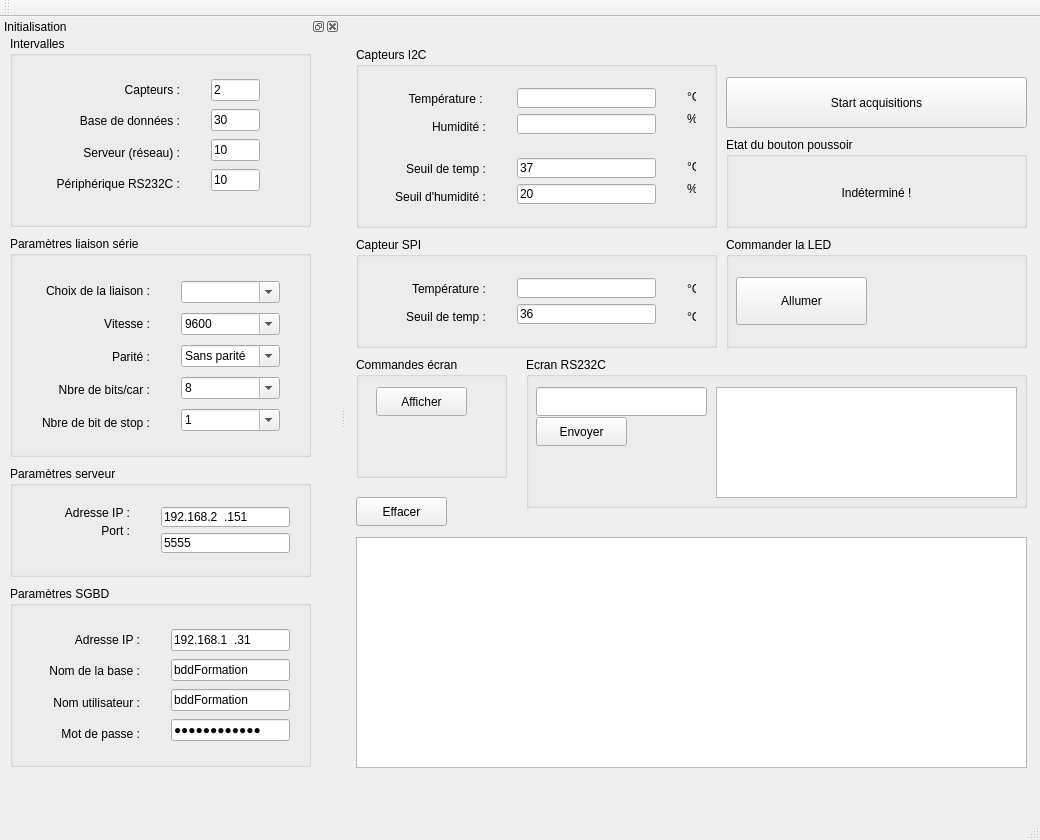
<?xml version="1.0" encoding="UTF-8"?>
<ui version="4.0">
 <class>CGui</class>
 <widget class="QMainWindow" name="CGui">
  <property name="geometry">
   <rect>
    <x>0</x>
    <y>0</y>
    <width>1040</width>
    <height>840</height>
   </rect>
  </property>
  <property name="minimumSize">
   <size>
    <width>1040</width>
    <height>840</height>
   </size>
  </property>
  <property name="windowTitle">
   <string>Formation Qt C++ (PhA-2024 v2.0)</string>
  </property>
  <widget class="QWidget" name="centralWidget">
   <widget class="QGroupBox" name="gbCapteurs">
    <property name="geometry">
     <rect>
      <x>10</x>
      <y>30</y>
      <width>361</width>
      <height>181</height>
     </rect>
    </property>
    <property name="title">
     <string>Capteurs I2C</string>
    </property>
    <widget class="QWidget" name="layoutWidget">
     <property name="geometry">
      <rect>
       <x>150</x>
       <y>30</y>
       <width>161</width>
       <height>68</height>
      </rect>
     </property>
     <layout class="QVBoxLayout" name="vlI2c">
      <item>
       <widget class="QLineEdit" name="leTempI2c">
        <property name="readOnly">
         <bool>true</bool>
        </property>
       </widget>
      </item>
      <item>
       <widget class="QLineEdit" name="leHumI2c">
        <property name="readOnly">
         <bool>true</bool>
        </property>
       </widget>
      </item>
     </layout>
    </widget>
    <widget class="QWidget" name="layoutWidget">
     <property name="geometry">
      <rect>
       <x>150</x>
       <y>100</y>
       <width>161</width>
       <height>68</height>
      </rect>
     </property>
     <layout class="QVBoxLayout" name="vlValSeuils">
      <item>
       <widget class="QLineEdit" name="leSeuilTempI2c">
        <property name="text">
         <string>37</string>
        </property>
       </widget>
      </item>
      <item>
       <widget class="QLineEdit" name="leSeuilHumI2c">
        <property name="text">
         <string>20</string>
        </property>
       </widget>
      </item>
     </layout>
    </widget>
    <widget class="QWidget" name="layoutWidget">
     <property name="geometry">
      <rect>
       <x>10</x>
       <y>100</y>
       <width>131</width>
       <height>71</height>
      </rect>
     </property>
     <layout class="QVBoxLayout" name="vlSeuils">
      <item>
       <widget class="QLabel" name="label_24">
        <property name="text">
         <string>Seuil de temp :</string>
        </property>
        <property name="alignment">
         <set>Qt::AlignmentFlag::AlignRight|Qt::AlignmentFlag::AlignTrailing|Qt::AlignmentFlag::AlignVCenter</set>
        </property>
       </widget>
      </item>
      <item>
       <widget class="QLabel" name="label_25">
        <property name="text">
         <string>Seuil d'humidité :</string>
        </property>
        <property name="alignment">
         <set>Qt::AlignmentFlag::AlignRight|Qt::AlignmentFlag::AlignTrailing|Qt::AlignmentFlag::AlignVCenter</set>
        </property>
       </widget>
      </item>
     </layout>
    </widget>
    <widget class="QWidget" name="verticalLayoutWidget_8">
     <property name="geometry">
      <rect>
       <x>10</x>
       <y>30</y>
       <width>131</width>
       <height>71</height>
      </rect>
     </property>
     <layout class="QVBoxLayout" name="vlLI2c">
      <item>
       <widget class="QLabel" name="label">
        <property name="text">
         <string>Température : </string>
        </property>
        <property name="alignment">
         <set>Qt::AlignmentFlag::AlignRight|Qt::AlignmentFlag::AlignTrailing|Qt::AlignmentFlag::AlignVCenter</set>
        </property>
       </widget>
      </item>
      <item>
       <widget class="QLabel" name="label_2">
        <property name="text">
         <string>Humidité :</string>
        </property>
        <property name="alignment">
         <set>Qt::AlignmentFlag::AlignRight|Qt::AlignmentFlag::AlignTrailing|Qt::AlignmentFlag::AlignVCenter</set>
        </property>
       </widget>
      </item>
     </layout>
    </widget>
    <widget class="QWidget" name="verticalLayoutWidget_9">
     <property name="geometry">
      <rect>
       <x>320</x>
       <y>30</y>
       <width>31</width>
       <height>61</height>
      </rect>
     </property>
     <layout class="QVBoxLayout" name="vlI2cL">
      <item>
       <widget class="QLabel" name="label_11">
        <property name="text">
         <string>°C</string>
        </property>
       </widget>
      </item>
      <item>
       <widget class="QLabel" name="label_12">
        <property name="text">
         <string>%</string>
        </property>
       </widget>
      </item>
     </layout>
    </widget>
    <widget class="QWidget" name="verticalLayoutWidget_12">
     <property name="geometry">
      <rect>
       <x>320</x>
       <y>100</y>
       <width>31</width>
       <height>61</height>
      </rect>
     </property>
     <layout class="QVBoxLayout" name="vlI2cL_2">
      <item>
       <widget class="QLabel" name="label_32">
        <property name="text">
         <string>°C</string>
        </property>
       </widget>
      </item>
      <item>
       <widget class="QLabel" name="label_33">
        <property name="text">
         <string>%</string>
        </property>
       </widget>
      </item>
     </layout>
    </widget>
   </widget>
   <widget class="QPushButton" name="pbStartStop">
    <property name="geometry">
     <rect>
      <x>380</x>
      <y>60</y>
      <width>301</width>
      <height>51</height>
     </rect>
    </property>
    <property name="text">
     <string>Start acquisitions</string>
    </property>
   </widget>
   <widget class="QGroupBox" name="gbLed">
    <property name="geometry">
     <rect>
      <x>380</x>
      <y>220</y>
      <width>301</width>
      <height>111</height>
     </rect>
    </property>
    <property name="title">
     <string>Commander la LED</string>
    </property>
    <widget class="QPushButton" name="pbOnOffLed">
     <property name="geometry">
      <rect>
       <x>10</x>
       <y>40</y>
       <width>131</width>
       <height>48</height>
      </rect>
     </property>
     <property name="text">
      <string>Allumer</string>
     </property>
    </widget>
    <widget class="QLabel" name="laNoir">
     <property name="geometry">
      <rect>
       <x>230</x>
       <y>40</y>
       <width>51</width>
       <height>51</height>
      </rect>
     </property>
     <property name="text">
      <string/>
     </property>
     <property name="pixmap">
      <pixmap>noir.gif</pixmap>
     </property>
     <property name="scaledContents">
      <bool>true</bool>
     </property>
    </widget>
    <widget class="QLabel" name="laRouge">
     <property name="geometry">
      <rect>
       <x>230</x>
       <y>40</y>
       <width>51</width>
       <height>51</height>
      </rect>
     </property>
     <property name="text">
      <string/>
     </property>
     <property name="pixmap">
      <pixmap>rouge.png</pixmap>
     </property>
     <property name="scaledContents">
      <bool>true</bool>
     </property>
    </widget>
    <zorder>laRouge</zorder>
    <zorder>laNoir</zorder>
    <zorder>pbOnOffLed</zorder>
   </widget>
   <widget class="QTextEdit" name="teTexte">
    <property name="geometry">
     <rect>
      <x>10</x>
      <y>520</y>
      <width>671</width>
      <height>231</height>
     </rect>
    </property>
    <property name="readOnly">
     <bool>true</bool>
    </property>
   </widget>
   <widget class="QGroupBox" name="gbCapteurSpi">
    <property name="geometry">
     <rect>
      <x>10</x>
      <y>220</y>
      <width>361</width>
      <height>111</height>
     </rect>
    </property>
    <property name="title">
     <string>Capteur SPI</string>
    </property>
    <widget class="QWidget" name="verticalLayoutWidget">
     <property name="geometry">
      <rect>
       <x>150</x>
       <y>30</y>
       <width>161</width>
       <height>68</height>
      </rect>
     </property>
     <layout class="QVBoxLayout" name="vlSpi">
      <item>
       <widget class="QLineEdit" name="leTempSpi">
        <property name="readOnly">
         <bool>true</bool>
        </property>
       </widget>
      </item>
      <item>
       <widget class="QLineEdit" name="leSeuilTempSpi">
        <property name="text">
         <string>36</string>
        </property>
       </widget>
      </item>
     </layout>
    </widget>
    <widget class="QLabel" name="label_28">
     <property name="geometry">
      <rect>
       <x>540</x>
       <y>60</y>
       <width>51</width>
       <height>39</height>
      </rect>
     </property>
     <property name="text">
      <string>°C</string>
     </property>
    </widget>
    <widget class="QLabel" name="label_29">
     <property name="geometry">
      <rect>
       <x>540</x>
       <y>110</y>
       <width>51</width>
       <height>39</height>
      </rect>
     </property>
     <property name="text">
      <string>°C</string>
     </property>
    </widget>
    <widget class="QWidget" name="verticalLayoutWidget_10">
     <property name="geometry">
      <rect>
       <x>10</x>
       <y>30</y>
       <width>131</width>
       <height>71</height>
      </rect>
     </property>
     <layout class="QVBoxLayout" name="vlLSpi">
      <item>
       <widget class="QLabel" name="label_26">
        <property name="text">
         <string>Température :</string>
        </property>
        <property name="alignment">
         <set>Qt::AlignmentFlag::AlignRight|Qt::AlignmentFlag::AlignTrailing|Qt::AlignmentFlag::AlignVCenter</set>
        </property>
       </widget>
      </item>
      <item>
       <widget class="QLabel" name="label_27">
        <property name="text">
         <string>Seuil de temp :</string>
        </property>
        <property name="alignment">
         <set>Qt::AlignmentFlag::AlignRight|Qt::AlignmentFlag::AlignTrailing|Qt::AlignmentFlag::AlignVCenter</set>
        </property>
       </widget>
      </item>
     </layout>
    </widget>
    <widget class="QWidget" name="verticalLayoutWidget_11">
     <property name="geometry">
      <rect>
       <x>320</x>
       <y>30</y>
       <width>31</width>
       <height>71</height>
      </rect>
     </property>
     <layout class="QVBoxLayout" name="vlSpiL">
      <item>
       <widget class="QLabel" name="label_30">
        <property name="text">
         <string>°C</string>
        </property>
       </widget>
      </item>
      <item>
       <widget class="QLabel" name="label_31">
        <property name="text">
         <string>°C</string>
        </property>
       </widget>
      </item>
     </layout>
    </widget>
   </widget>
   <widget class="QGroupBox" name="gbBouton">
    <property name="geometry">
     <rect>
      <x>380</x>
      <y>120</y>
      <width>301</width>
      <height>91</height>
     </rect>
    </property>
    <property name="title">
     <string>Etat du bouton poussoir</string>
    </property>
    <widget class="QLabel" name="lEtatBouton">
     <property name="geometry">
      <rect>
       <x>20</x>
       <y>40</y>
       <width>261</width>
       <height>31</height>
      </rect>
     </property>
     <property name="text">
      <string>Indéterminé !</string>
     </property>
     <property name="alignment">
      <set>Qt::AlignmentFlag::AlignCenter</set>
     </property>
    </widget>
   </widget>
   <widget class="QGroupBox" name="gbLcd">
    <property name="geometry">
     <rect>
      <x>10</x>
      <y>340</y>
      <width>151</width>
      <height>121</height>
     </rect>
    </property>
    <property name="title">
     <string>Commandes écran</string>
    </property>
    <widget class="QPushButton" name="pbLcd">
     <property name="geometry">
      <rect>
       <x>20</x>
       <y>30</y>
       <width>91</width>
       <height>29</height>
      </rect>
     </property>
     <property name="text">
      <string>Afficher</string>
     </property>
    </widget>
   </widget>
   <widget class="QGroupBox" name="gbEcranRs">
    <property name="geometry">
     <rect>
      <x>180</x>
      <y>340</y>
      <width>501</width>
      <height>151</height>
     </rect>
    </property>
    <property name="title">
     <string>Ecran RS232C</string>
    </property>
    <widget class="QPushButton" name="pbEnvoyer">
     <property name="geometry">
      <rect>
       <x>10</x>
       <y>60</y>
       <width>91</width>
       <height>29</height>
      </rect>
     </property>
     <property name="text">
      <string>Envoyer</string>
     </property>
    </widget>
    <widget class="QTextEdit" name="teRecevoir">
     <property name="geometry">
      <rect>
       <x>190</x>
       <y>30</y>
       <width>301</width>
       <height>111</height>
      </rect>
     </property>
    </widget>
    <widget class="QLineEdit" name="leEnvoyer">
     <property name="geometry">
      <rect>
       <x>10</x>
       <y>30</y>
       <width>171</width>
       <height>29</height>
      </rect>
     </property>
    </widget>
   </widget>
   <widget class="QPushButton" name="pbEffacer">
    <property name="geometry">
     <rect>
      <x>10</x>
      <y>480</y>
      <width>91</width>
      <height>29</height>
     </rect>
    </property>
    <property name="text">
     <string>Effacer</string>
    </property>
   </widget>
  </widget>
  <widget class="QMenuBar" name="menuBar">
   <property name="geometry">
    <rect>
     <x>0</x>
     <y>0</y>
     <width>1040</width>
     <height>27</height>
    </rect>
   </property>
  </widget>
  <widget class="QToolBar" name="mainToolBar">
   <attribute name="toolBarArea">
    <enum>TopToolBarArea</enum>
   </attribute>
   <attribute name="toolBarBreak">
    <bool>false</bool>
   </attribute>
  </widget>
  <widget class="QStatusBar" name="statusBar"/>
  <widget class="QDockWidget" name="dockWidget">
   <property name="minimumSize">
    <size>
     <width>340</width>
     <height>720</height>
    </size>
   </property>
   <property name="windowTitle">
    <string>Initialisation</string>
   </property>
   <attribute name="dockWidgetArea">
    <number>1</number>
   </attribute>
   <widget class="QWidget" name="dockWidgetContents">
    <widget class="QGroupBox" name="gbIntervalle">
     <property name="geometry">
      <rect>
       <x>10</x>
       <y>0</y>
       <width>301</width>
       <height>191</height>
      </rect>
     </property>
     <property name="title">
      <string>Intervalles</string>
     </property>
     <widget class="QWidget" name="layoutWidget">
      <property name="geometry">
       <rect>
        <x>190</x>
        <y>30</y>
        <width>71</width>
        <height>140</height>
       </rect>
      </property>
      <layout class="QVBoxLayout" name="vlInter">
       <item>
        <widget class="QLineEdit" name="leInterCapt">
         <property name="inputMask">
          <string>99</string>
         </property>
         <property name="text">
          <string>2</string>
         </property>
        </widget>
       </item>
       <item>
        <widget class="QLineEdit" name="leInterBdd">
         <property name="inputMask">
          <string>99</string>
         </property>
         <property name="text">
          <string>30</string>
         </property>
        </widget>
       </item>
       <item>
        <widget class="QLineEdit" name="leInterServ">
         <property name="inputMask">
          <string>99</string>
         </property>
         <property name="text">
          <string>10</string>
         </property>
        </widget>
       </item>
       <item>
        <widget class="QLineEdit" name="leInterPeriph">
         <property name="inputMask">
          <string>99</string>
         </property>
         <property name="text">
          <string>10</string>
         </property>
        </widget>
       </item>
      </layout>
     </widget>
     <widget class="QWidget" name="verticalLayoutWidget_5">
      <property name="geometry">
       <rect>
        <x>10</x>
        <y>30</y>
        <width>171</width>
        <height>141</height>
       </rect>
      </property>
      <layout class="QVBoxLayout" name="vlLInter">
       <item>
        <widget class="QLabel" name="label_3">
         <property name="text">
          <string>Capteurs :</string>
         </property>
         <property name="alignment">
          <set>Qt::AlignmentFlag::AlignRight|Qt::AlignmentFlag::AlignTrailing|Qt::AlignmentFlag::AlignVCenter</set>
         </property>
        </widget>
       </item>
       <item>
        <widget class="QLabel" name="label_4">
         <property name="text">
          <string>Base de données :</string>
         </property>
         <property name="alignment">
          <set>Qt::AlignmentFlag::AlignRight|Qt::AlignmentFlag::AlignTrailing|Qt::AlignmentFlag::AlignVCenter</set>
         </property>
        </widget>
       </item>
       <item>
        <widget class="QLabel" name="label_5">
         <property name="text">
          <string>Serveur (réseau) :</string>
         </property>
         <property name="alignment">
          <set>Qt::AlignmentFlag::AlignRight|Qt::AlignmentFlag::AlignTrailing|Qt::AlignmentFlag::AlignVCenter</set>
         </property>
        </widget>
       </item>
       <item>
        <widget class="QLabel" name="label_6">
         <property name="text">
          <string>Périphérique RS232C :</string>
         </property>
         <property name="alignment">
          <set>Qt::AlignmentFlag::AlignRight|Qt::AlignmentFlag::AlignTrailing|Qt::AlignmentFlag::AlignVCenter</set>
         </property>
        </widget>
       </item>
      </layout>
     </widget>
     <widget class="QWidget" name="verticalLayoutWidget_6">
      <property name="geometry">
       <rect>
        <x>270</x>
        <y>30</y>
        <width>21</width>
        <height>141</height>
       </rect>
      </property>
      <layout class="QVBoxLayout" name="vlInterL">
       <item>
        <widget class="QLabel" name="label_7">
         <property name="text">
          <string>s</string>
         </property>
        </widget>
       </item>
       <item>
        <widget class="QLabel" name="label_8">
         <property name="text">
          <string>s</string>
         </property>
        </widget>
       </item>
       <item>
        <widget class="QLabel" name="label_9">
         <property name="text">
          <string>s</string>
         </property>
        </widget>
       </item>
       <item>
        <widget class="QLabel" name="label_10">
         <property name="text">
          <string>s</string>
         </property>
        </widget>
       </item>
      </layout>
     </widget>
    </widget>
    <widget class="QGroupBox" name="gbVS">
     <property name="geometry">
      <rect>
       <x>10</x>
       <y>200</y>
       <width>301</width>
       <height>221</height>
      </rect>
     </property>
     <property name="title">
      <string>Paramètres liaison série</string>
     </property>
     <widget class="QWidget" name="verticalLayoutWidget_2">
      <property name="geometry">
       <rect>
        <x>0</x>
        <y>30</y>
        <width>151</width>
        <height>181</height>
       </rect>
      </property>
      <layout class="QVBoxLayout" name="vlLVS">
       <item>
        <widget class="QLabel" name="label_19">
         <property name="text">
          <string>Choix de la liaison :</string>
         </property>
         <property name="alignment">
          <set>Qt::AlignmentFlag::AlignRight|Qt::AlignmentFlag::AlignTrailing|Qt::AlignmentFlag::AlignVCenter</set>
         </property>
        </widget>
       </item>
       <item>
        <widget class="QLabel" name="label_20">
         <property name="text">
          <string>Vitesse :</string>
         </property>
         <property name="alignment">
          <set>Qt::AlignmentFlag::AlignRight|Qt::AlignmentFlag::AlignTrailing|Qt::AlignmentFlag::AlignVCenter</set>
         </property>
        </widget>
       </item>
       <item>
        <widget class="QLabel" name="label_21">
         <property name="text">
          <string>Parité :</string>
         </property>
         <property name="alignment">
          <set>Qt::AlignmentFlag::AlignRight|Qt::AlignmentFlag::AlignTrailing|Qt::AlignmentFlag::AlignVCenter</set>
         </property>
        </widget>
       </item>
       <item>
        <widget class="QLabel" name="label_22">
         <property name="text">
          <string>Nbre de bits/car :</string>
         </property>
         <property name="alignment">
          <set>Qt::AlignmentFlag::AlignRight|Qt::AlignmentFlag::AlignTrailing|Qt::AlignmentFlag::AlignVCenter</set>
         </property>
        </widget>
       </item>
       <item>
        <widget class="QLabel" name="label_23">
         <property name="text">
          <string>Nbre de bit de stop :</string>
         </property>
         <property name="alignment">
          <set>Qt::AlignmentFlag::AlignRight|Qt::AlignmentFlag::AlignTrailing|Qt::AlignmentFlag::AlignVCenter</set>
         </property>
        </widget>
       </item>
      </layout>
     </widget>
     <widget class="QWidget" name="verticalLayoutWidget_3">
      <property name="geometry">
       <rect>
        <x>160</x>
        <y>30</y>
        <width>121</width>
        <height>181</height>
       </rect>
      </property>
      <layout class="QVBoxLayout" name="vlParamsVS">
       <item>
        <widget class="QComboBox" name="cbPorts">
         <property name="editable">
          <bool>true</bool>
         </property>
        </widget>
       </item>
       <item>
        <widget class="QComboBox" name="cbVitesse">
         <property name="editable">
          <bool>true</bool>
         </property>
         <item>
          <property name="text">
           <string>9600</string>
          </property>
         </item>
         <item>
          <property name="text">
           <string>19200</string>
          </property>
         </item>
         <item>
          <property name="text">
           <string>4800</string>
          </property>
         </item>
         <item>
          <property name="text">
           <string>2400</string>
          </property>
         </item>
         <item>
          <property name="text">
           <string>1200</string>
          </property>
         </item>
        </widget>
       </item>
       <item>
        <widget class="QComboBox" name="cbParite">
         <property name="editable">
          <bool>true</bool>
         </property>
         <item>
          <property name="text">
           <string>Sans parité</string>
          </property>
         </item>
         <item>
          <property name="text">
           <string>Paire</string>
          </property>
         </item>
         <item>
          <property name="text">
           <string>Impaire</string>
          </property>
         </item>
        </widget>
       </item>
       <item>
        <widget class="QComboBox" name="cbBits">
         <property name="editable">
          <bool>true</bool>
         </property>
         <item>
          <property name="text">
           <string>8</string>
          </property>
         </item>
         <item>
          <property name="text">
           <string>7</string>
          </property>
         </item>
        </widget>
       </item>
       <item>
        <widget class="QComboBox" name="cbStop">
         <property name="editable">
          <bool>true</bool>
         </property>
         <item>
          <property name="text">
           <string>1</string>
          </property>
         </item>
         <item>
          <property name="text">
           <string>2</string>
          </property>
         </item>
         <item>
          <property name="text">
           <string/>
          </property>
         </item>
        </widget>
       </item>
      </layout>
     </widget>
    </widget>
    <widget class="QGroupBox" name="gbServeur">
     <property name="geometry">
      <rect>
       <x>10</x>
       <y>430</y>
       <width>301</width>
       <height>111</height>
      </rect>
     </property>
     <property name="title">
      <string>Paramètres serveur</string>
     </property>
     <widget class="QWidget" name="layoutWidget">
      <property name="geometry">
       <rect>
        <x>140</x>
        <y>30</y>
        <width>151</width>
        <height>68</height>
       </rect>
      </property>
      <layout class="QVBoxLayout" name="vlServer">
       <item>
        <widget class="QLineEdit" name="leAdrServ">
         <property name="inputMask">
          <string>999.999.999.999</string>
         </property>
         <property name="text">
          <string>192.168.2.151</string>
         </property>
        </widget>
       </item>
       <item>
        <widget class="QLineEdit" name="lePortServ">
         <property name="text">
          <string>5555</string>
         </property>
        </widget>
       </item>
      </layout>
     </widget>
     <widget class="QWidget" name="verticalLayoutWidget_4">
      <property name="geometry">
       <rect>
        <x>10</x>
        <y>30</y>
        <width>121</width>
        <height>52</height>
       </rect>
      </property>
      <layout class="QVBoxLayout" name="vlLServeur">
       <item>
        <widget class="QLabel" name="label_13">
         <property name="text">
          <string>Adresse IP :</string>
         </property>
         <property name="alignment">
          <set>Qt::AlignmentFlag::AlignRight|Qt::AlignmentFlag::AlignTrailing|Qt::AlignmentFlag::AlignVCenter</set>
         </property>
        </widget>
       </item>
       <item>
        <widget class="QLabel" name="label_14">
         <property name="text">
          <string>Port :</string>
         </property>
         <property name="alignment">
          <set>Qt::AlignmentFlag::AlignRight|Qt::AlignmentFlag::AlignTrailing|Qt::AlignmentFlag::AlignVCenter</set>
         </property>
        </widget>
       </item>
      </layout>
     </widget>
    </widget>
    <widget class="QGroupBox" name="gbSgbd">
     <property name="geometry">
      <rect>
       <x>10</x>
       <y>550</y>
       <width>301</width>
       <height>181</height>
      </rect>
     </property>
     <property name="title">
      <string>Paramètres SGBD</string>
     </property>
     <widget class="QWidget" name="layoutWidget">
      <property name="geometry">
       <rect>
        <x>150</x>
        <y>30</y>
        <width>141</width>
        <height>140</height>
       </rect>
      </property>
      <layout class="QVBoxLayout" name="vlSgbd">
       <item>
        <widget class="QLineEdit" name="leAdrSgbd">
         <property name="inputMask">
          <string>999.999.999.999</string>
         </property>
         <property name="text">
          <string>192.168.1.31</string>
         </property>
        </widget>
       </item>
       <item>
        <widget class="QLineEdit" name="leNomBdd">
         <property name="text">
          <string>bddFormation</string>
         </property>
        </widget>
       </item>
       <item>
        <widget class="QLineEdit" name="leUserSgbd">
         <property name="text">
          <string>bddFormation</string>
         </property>
        </widget>
       </item>
       <item>
        <widget class="QLineEdit" name="lePassSgbd">
         <property name="text">
          <string>bddFormation</string>
         </property>
         <property name="echoMode">
          <enum>QLineEdit::EchoMode::Password</enum>
         </property>
        </widget>
       </item>
      </layout>
     </widget>
     <widget class="QWidget" name="verticalLayoutWidget_7">
      <property name="geometry">
       <rect>
        <x>10</x>
        <y>30</y>
        <width>131</width>
        <height>141</height>
       </rect>
      </property>
      <layout class="QVBoxLayout" name="vlLSgbd">
       <item>
        <widget class="QLabel" name="label_15">
         <property name="text">
          <string>Adresse IP :</string>
         </property>
         <property name="alignment">
          <set>Qt::AlignmentFlag::AlignRight|Qt::AlignmentFlag::AlignTrailing|Qt::AlignmentFlag::AlignVCenter</set>
         </property>
        </widget>
       </item>
       <item>
        <widget class="QLabel" name="label_16">
         <property name="text">
          <string>Nom de la base :</string>
         </property>
         <property name="alignment">
          <set>Qt::AlignmentFlag::AlignRight|Qt::AlignmentFlag::AlignTrailing|Qt::AlignmentFlag::AlignVCenter</set>
         </property>
        </widget>
       </item>
       <item>
        <widget class="QLabel" name="label_17">
         <property name="text">
          <string>Nom utilisateur :</string>
         </property>
         <property name="alignment">
          <set>Qt::AlignmentFlag::AlignRight|Qt::AlignmentFlag::AlignTrailing|Qt::AlignmentFlag::AlignVCenter</set>
         </property>
        </widget>
       </item>
       <item>
        <widget class="QLabel" name="label_18">
         <property name="text">
          <string>Mot de passe :</string>
         </property>
         <property name="alignment">
          <set>Qt::AlignmentFlag::AlignRight|Qt::AlignmentFlag::AlignTrailing|Qt::AlignmentFlag::AlignVCenter</set>
         </property>
        </widget>
       </item>
      </layout>
     </widget>
    </widget>
   </widget>
  </widget>
 </widget>
 <layoutdefault spacing="6" margin="11"/>
 <resources/>
 <connections>
  <connection>
   <sender>pbEffacer</sender>
   <signal>clicked()</signal>
   <receiver>teTexte</receiver>
   <slot>clear()</slot>
   <hints>
    <hint type="sourcelabel">
     <x>414</x>
     <y>539</y>
    </hint>
    <hint type="destinationlabel">
     <x>409</x>
     <y>581</y>
    </hint>
   </hints>
  </connection>
 </connections>
</ui>
